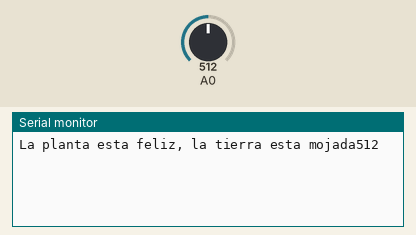
Recording of a sketch running on a simulated Arduino Uno, built with avr-gcc and run on an emulated ATmega328P. Parts: the last lines printed to the serial monitor. The inputs (shaded band) are chosen by the test bench; at power-on: A0 = 512. WiFi joins after 1.5 s; servers stay silent unless stated.

Above: at 3.0 s.
3.1 s: A0 set to 542
At 4.4 s:
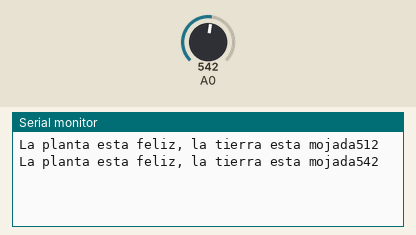
4.6 s: A0 set to 557
At 5.6 s:
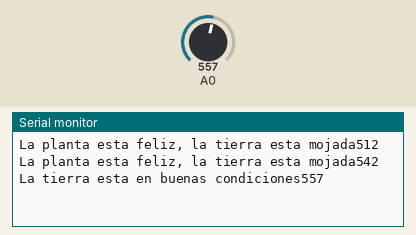
7.3 s: A0 set to 691
At 8.2 s:
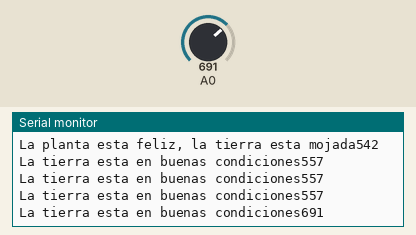
8.8 s: A0 set to 716
At 9.6 s:
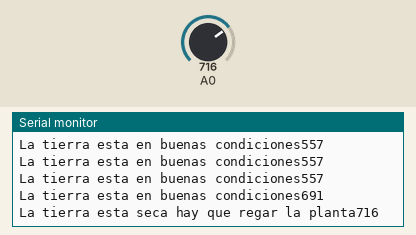

The sketch:

Proyecto_Higrometro.ino
```cpp
/* Comment this out to disable prints and save space */
#define BLYNK_PRINT Serial
#include <SPI.h>
#include <Ethernet.h>
#include <BlynkSimpleEthernet.h>
#include <Blynk.h>

//Token de autenticación de Blynk.cc
char auth[] = "21a257aed1dc4b229c6f2c6d6dffba72";

// Estos son los rangos para determinar si la planta esta seca o no
// Se pueden ajustar de acuerdo a las pruebas realizadas.
int humedadAlta = 550;
int humedadMedia = 700;

#define W5100_CS  10
#define SDCARD_CS 4

// Variable que almacena el valor de humedad del sensor.
// Va de 0 a 1000, donde 0 es completamente en agua, o 1000 en el aire.
int humedad = 0;
int estadoInt = 0;

BlynkTimer timer;
BlynkTimer timer2;

void setup() {
  // Inicializa la comunicación en el puerto 9600
  Serial.begin(9600);
  pinMode(SDCARD_CS, OUTPUT);
  digitalWrite(SDCARD_CS, HIGH);
  Blynk.begin(auth);

  // Se va a llamar a esta funcion cada segundo para leer la humedad
  timer.setInterval(1000L, leerHumedad);
  // Se va a llamar a esta funcion cada dia x Milisegundos para enviar el correo
  timer2.setInterval(86400000L, enviarCorreo);

}

String obtenerHumedad() {

  String estado = "";
  humedad = analogRead(A0);

  // Significa que la planta esta suficientemente humeda.
  if (humedad <= humedadAlta) {
    estado += "La planta esta feliz, la tierra esta mojada";
    estadoInt = 0;
  }

  // Significa que la tierra esta en buenas condiciones
  if (humedad > humedadAlta && humedad < humedadMedia) {
    estado += "La tierra esta en buenas condiciones";
    estadoInt = 1;
  }

  // Significa que la tierra esta seca
  if (humedad >= humedadMedia) {
    estado += "La tierra esta seca hay que regar la planta";
    estadoInt = 2;
  }

  return estado;

}

// Funcion que se llama cada segundo
void leerHumedad()
{
  String valor = obtenerHumedad();
  int humedad = analogRead(A0);

  // Guarda los valores del estado y la humedad en los pines virtuales V1 y V2
  Blynk.virtualWrite(V1, humedad);
  Blynk.virtualWrite(V2, valor);
  Blynk.virtualWrite(V3, estadoInt);
  Serial.println(valor + humedad);

}

void enviarCorreo()
{
  // Si la tierra esta seca envia el correo
  if (estadoInt == 2) {
    String valor = obtenerHumedad();
    Blynk.email("mortasoft@gmail.com", "Debe regar la planta", valor);
  }

}

void loop() {

  Blynk.run();
  timer.run();
  timer2.run();

}
```

Measured:
- the behaviour switches between 550 and 551 on A0 (found by bisection; images 1 and 2)
- the behaviour switches between 699 and 700 on A0 (found by bisection; images 3 and 4)
- after the input at 3.1 s, the serial monitor: prints a new line after 0.70 s (image 1)
- after the input at 4.6 s, the serial monitor: prints a new line after 0.20 s (image 2)
- after the input at 7.3 s, the serial monitor: prints a new line after 0.50 s (image 3)
- after the input at 8.8 s, the serial monitor: prints a new line at once (image 4)
